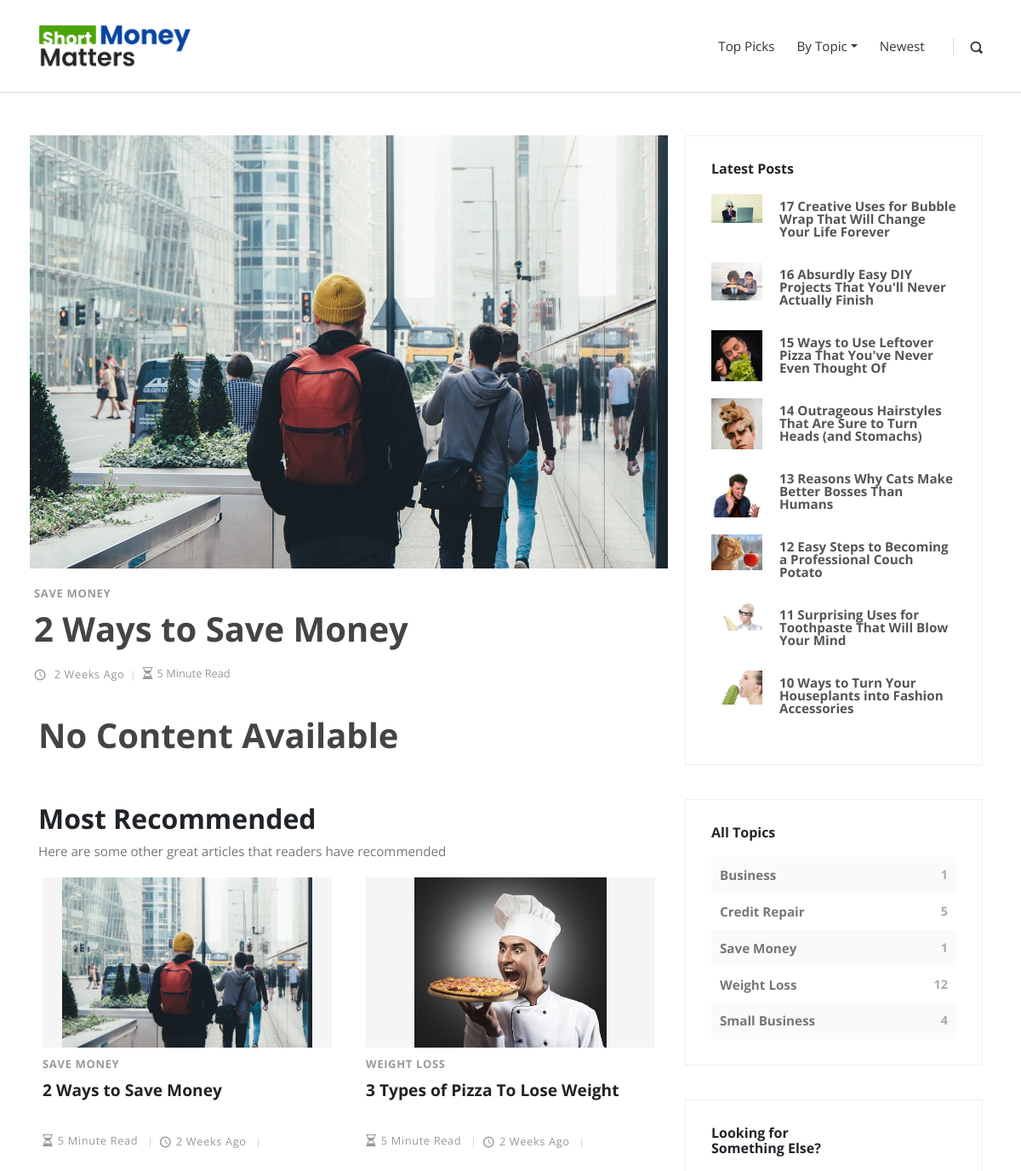
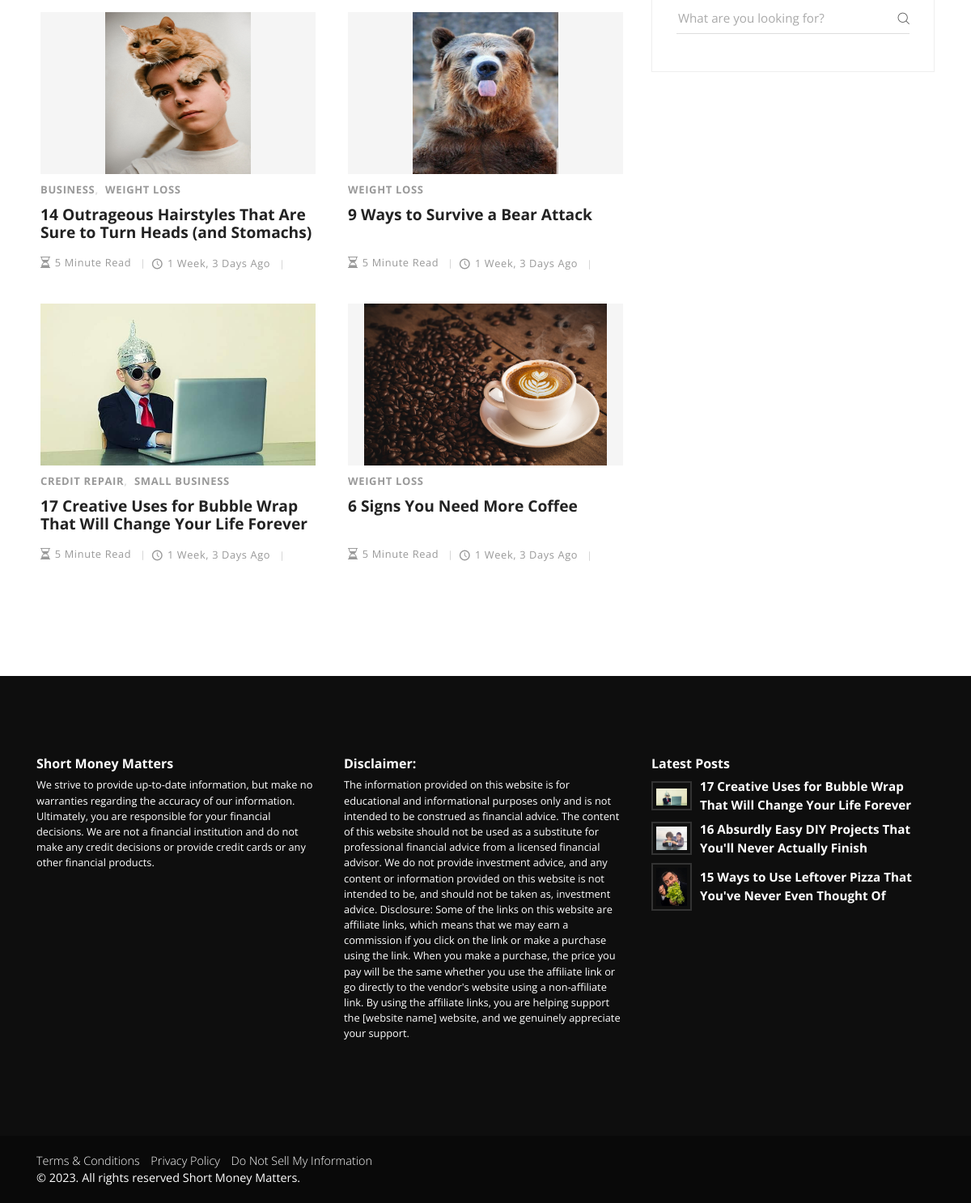
/post/2-ways-to-save-money, run on the app's committed database (2 pictures, top to bottom).
### posts/models.py (models this page shows, shortened)
class Post(models.Model):
    title = models.CharField(max_length=100)
    slug = models.SlugField(max_length=100, default="undefined")
    overview = models.TextField(default='')
    content = models.TextField(default="<h1>No Content Available</h1>")
    timestamp = models.DateTimeField(auto_now_add=True)
    read_length = models.IntegerField(default=5)
    comment_count = models.IntegerField(default=0)
    view_count = models.IntegerField(default=0)
    author = models.ForeignKey(Author, on_delete=models.CASCADE, blank=True, null=True)
    thumbnail = models.ImageField(default='static_in_env/img/blog-post-1.jpeg')
    categories = models.ManyToManyField(Category, related_name='categories')
    primary_category = models.ForeignKey(Category, on_delete=models.SET_NULL, blank=True, null=True, related_name='primary_category')
    featured = models.BooleanField(default=False)
    top_pick = models.BooleanField(default=False)
    recommended = models.BooleanField(default=False)
    previous_post = models.ForeignKey('self', related_name='previous', on_delete=models.SET_NULL, blank=True, null=True)
    next_post = models.ForeignKey('self', related_name='next', on_delete=models.SET_NULL, blank=True,
                                      null=True)

class Category(models.Model):
    title = models.CharField(max_length=20)
    slug = models.SlugField()
    def __str__(self):
        return self.title
    class Meta:
        verbose_name_plural = "Categories"

### posts/views.py (the view)
# urls.py: path('post/<slug>', post_by_slug, name='post-detail'),
def post_by_slug(request, slug):
    post = get_object_or_404(Post, slug=slug)
    post_category = post.primary_category
    all_similar_posts = Post.objects.filter(primary_category=post_category)
    if len(all_similar_posts) > 2:
        display_similar = True
        similar_sample = random.sample(list(all_similar_posts), 3)
    else:
        display_similar = False
        similar_sample = all_similar_posts
    context = {
        'post': post,
        'display_similar': display_similar,
        'similar': similar_sample,
    }
    context.update(boiler_plate_data())
    return render(request, 'post_detail_view.html', context)

### posts/views.py (called while the page is built)
def get_category_count():
    queryset = Post.objects.values('categories__title').annotate(Count('categories__title'))
    return queryset

def get_category_data():
    category_data = {}
    all_categories = Category.objects.all()
    for each in all_categories:
        cat_title = str(each.title)
        num_cat = len(Post.objects.filter(categories=each))
        inner_dict = {'category_id': each.id, 'category_slug': each.slug, 'category_count': num_cat}
        category_data[cat_title] = inner_dict
    return category_data

### templates/post_detail_view.html (shortened to what this page needs)
{% extends 'base.html' %}
{% load static %}
{% block content %}
    <div class="container">
      <div class="row">
        <main class="post blog-post col-lg-8">
          <div class="container" >
            <div class="row">
                <div class="post-single" style="padding: 0px 5px">
                  <div class="post-thumbnail"><img src="{{ post.thumbnail.url }}" alt="..." class="img-fluid"></div>
                  <div class="post-details" style="padding: 0px 5px">
                    <div class="post-meta d-flex justify-content-between">
                      <div class="category">
                        {% for cat in post.categories.all|slice:":2" %}
                            <a href="{% url 'post-list-by-topic' cat.slug %}">{{ cat }}</a>
                        {% endfor %}
                      </div>
                    </div>
                    <h1>{{ post.title }}</h1>
                    <div class="post-footer d-flex align-items-center flex-column flex-sm-row">
                      <div class="d-flex align-items-center flex-wrap">
                        <div class="date"><i class="icon-clock"></i> {{ post.timestamp|timesince }} ago</div>
                        <div class="comments meta-last"><i class="fa fa-hourglass-half"></i>{{ post.read_length }} Minute Read</div>
                      </div>
                    </div>
                    <div class="post-body" style="padding: 0px 5px">
                      {{ post.content | safe }}
                    </div>
                  </div>
                </div>
            </div>
            <div class="row">
                {% include 'main_recommended.html' %}
            </div>
          </div>
        </main>
        {% include 'sidebar.html' with most_recent=most_recent category_data=category_data %}
      </div>
    </div>
{% endblock content %}

### templates/base.html (shortened to what this page needs)
<!DOCTYPE html>
<html>
{% include "base_head.html" %}
<body>
    {% include 'base_header.html' %}
    {% block content %}
    {% endblock content %}
    {% include 'base_footer.html' %}
</body>
</html>

### templates/base_head.html (shortened to what this page needs)
{% load static %}
  <head>
    <link rel="stylesheet" href="{% static 'vendor/bootstrap/css/bootstrap.min.css' %}">
    <link rel="stylesheet" href="{% static 'vendor/font-awesome/css/font-awesome.min.css' %}">
    <link rel="stylesheet" href="{% static 'css/fontastic.css' %}">
    <link rel="stylesheet" href="{% static 'vendor/@fancyapps/fancybox/jquery.fancybox.min.css' %}">
    <link rel="stylesheet" href="{% static 'css/style.default.css' %}" id="theme-stylesheet">
    <link rel="stylesheet" href="{% static 'css/custom.css' %}">
    <link href='{% static "css/github.css" %}' rel="stylesheet">
  </head>

### templates/base_header.html (shortened to what this page needs)
   {% load static %}
<header class="header">
      <nav class="navbar navbar-expand-lg">
        <div class="container">
          <div class="navbar-header d-flex align-items-center justify-content-between">
              <a href="{% url 'newest' %}" class="navbar-brand">
                 <img src="{% static 'branding_assets/brand-logo.png' %}" height="52px" width="180px">
              </a>
          </div>
          <div id="navbarcollapse" class="collapse navbar-collapse">
            <ul class="navbar-nav ml-auto">
                {% if request.get_full_path == '/top-picks/'  %}
                  <li class="nav-item"><a href="/top-picks/" class="nav-link active ">Top Picks</a></li>
                {% else %}
                  <li class="nav-item"><a href="/top-picks/" class="nav-link ">Top Picks</a></li>
                {% endif %}
                <li class="nav-item dropdown">
                    <a class="nav-link dropdown-toggle" href="#" id="navbarDropdown" role="button" data-toggle="dropdown" aria-haspopup="true" aria-expanded="false">By Topic</a>
                </li>
                {% if request.get_full_path == '/newest/' %}
                  <li class="nav-item"><a href="{% url 'newest' %}" class="nav-link active ">Newest</a></li>
                {% else %}
                  <li class="nav-item"><a href="{% url 'newest' %}" class="nav-link ">Newest</a></li>
                {% endif %}
            </ul>
            <div class="navbar-text"><a href="#" class="search-btn"><i class="icon-search-1"></i></a></div>
          </div>
        </div>
      </nav>
    </header>

### templates/main_recommended.html
{% if recommended|length > 1 %}
      <div class="container" style="margin-top: 50px">
        <header>
          <h2>Most Recommended</h2>
          <p class="text-big">Here are some other great articles that readers have recommended</p>
        </header>
        <div class="row">
          {% for post in recommended %}
            {% include 'main_post_card.html' %}
          {% endfor %}
        </div>
      </div>
{% endif %}

### templates/main_post_card.html
<div class="post col-xl-6" style="margin-bottom: 40px; padding: 0px 0px 0px 20px">
    <div class="small-post-thumbnail" >
        <a href="{% url 'post-detail' post.slug %}" class="custom_thumbnail_link">
            <img src="{{ post.thumbnail.url }}" alt="..." class="img-fluid" >
        </a>
    </div>
    <div class="post-details" style="min-height: 110px">
      <div class="post-meta d-flex justify-content-between">
        <div class="category">
            {% for cat in post.categories.all|slice:":2" %}
                <a href="{% url 'post-list-by-topic' cat.slug %}">{{ cat }}</a>
            {% endfor %}
        </div>
      </div>
      <a href="{% url 'post-detail' post.slug %}">
        <h5 class="custom-post-title" style="padding-right: 10px; margin-bottom: 0px; font-size: 1.2rem; line-height: 1.35rem">{{ post.title }}</h5>
      </a>
      <footer class="post-footer d-flex align-items-center" style="bottom: 0; position: absolute; padding-top: 0px;  " >
        <div class="date">
            <i class="fa fa-hourglass-half"></i>{{ post.read_length }} Minute Read
        </div>
        <div class="date">
            <i class="icon-clock"></i>{{ post.timestamp|timesince }} ago
        </div>
      </footer>
    </div>
</div>

### templates/sidebar.html
<aside class="col-lg-4">
{% include 'side_latest.html'  %}
{% include 'side_categories.html'  %}
{% include 'side_search.html'  %}
</aside>

### templates/side_latest.html (shortened to what this page needs)
    <div class="widget latest-posts">
    <header>
        <h3 class="h6">Latest Posts</h3>
    </header>
    <div class="blog-posts">
        {% for post in most_recent %}
        <a href="{% url 'post-detail' post.slug %}">
            <div class="item d-flex align-items-center">
            <div class="image"><img src="{{ post.thumbnail.url }}" alt="..." class="img-fluid"></div>
            <div class="title"><strong>{{ post.title }}</strong>
            </div>
            </div>
        </a>
        {% endfor %}
    </div>
    </div>

### templates/side_categories.html
<div class="widget categories">
    <header>
        <h3 class="h6">All Topics</h3>
    </header>
    {% for category_name, category_data in category_data.items %}
        <div class="item d-flex justify-content-between">
            <a href="{% url 'post-list-by-topic' category_data.category_slug %}">{{ category_name }}</a>
            <span>{{ category_data.category_count }}</span>
        </div>
    {% endfor %}
</div>

### templates/side_search.html
    <div class="widget search">
    <header>
        <h3 class="h6">Looking for<br>Something Else?</h3>
    </header>
    <form action="{% url 'search' %}" class="search-form">
        <div class="form-group">
        <input type="text" name="q" placeholder="What are you looking for?">
        <button type="submit" class="submit"><i class="icon-search"></i></button>
        </div>
    </form>
    </div>

### templates/base_footer.html (shortened to what this page needs)
{% load static %}
<footer class="main-footer">
      <div class="container">
        <div class="row">
          <div class="col-md-4">
              <h6 class="text-white">{{ branding_data.brand_title }}</h6>
              <p style="font-size: 0.8rem">{{ branding_data.brand_disclaimer_1 }}</p>
          </div>
          <div class="col-md-4">
              <h6 class="text-white">Disclaimer:</h6>
            <p style="font-size: 0.8rem">{{ branding_data.brand_disclaimer_2 }}</p>
          </div>
          <div class="col-md-4">
            <div class="latest-posts">
                <header>
                    <h3 class="h6">Latest Posts</h3>
                </header>
                <div class="blog-posts">
                    {% for post in most_recent|slice:3 %}
                    <a href="{% url 'post-detail' post.slug %}">
                        <div class="item d-flex align-items-center">
                        <div class="image"><img src="{{ post.thumbnail.url }}" alt="..." class="img-fluid"></div>
                        <div class="title"><strong>{{ post.title }}</strong>
                        </div>
                        </div>
                    </a>
                    {% endfor %}
                </div>
            </div>
          </div>
        </div>
        </div>
    <div class="copyrights">
        <div class="container">
          <div class="row">
            <div class="col-md-6">
                    <a href="#" style="padding-right: 10px">Terms & Conditions</a>
                    <a href="#" style="padding-right: 10px">Privacy Policy</a>
                    <a href="#">Do Not Sell My Information</a>
            </div>
            <div class="col-md-6 text-right">
            </div>
          </div>
            <div class="row">
            <div class="col-md-6">
              <p>&copy; 2023. All rights reserved {{ branding_data.brand_title }}.</p>
            </div>
            <div class="col-md-6 text-right">
            </div>
          </div>
        </div>
      </div>
    </footer>

### templates/base_scripts.html (shortened to what this page needs)
{% load static %}

### static_in_env/css/custom.css (style rules this page uses)
.small-post-thumbnail img { max-width: 340px; width: auto; min-width: 180px ; padding: 0px 0px ; height: 200px; }
.small-post-thumbnail { display: flex; text-align: center; align-items: center; width: 340px; height: 200px; padding: 0px 0px; justify-content: center; background-color: rgb(245, 245, 245) }
.custom-post-title { color: #222222; font-size: 1.25rem; line-height: 0.75rem ; }

### data on the page
Post: thumbnail (picture), title "2 Ways to Save Money", timestamp "2 Weeks", read_length "5", content "No Content Available"
Category: title "SAVE MONEY", category_data "Save Money"
Post: thumbnail (picture), title "3 Types of Pizza To Lose Weight", read_length "5", timestamp "2 Weeks"
Category: title "WEIGHT LOSS", category_data "Weight Loss"
Post: thumbnail (picture), title "14 Outrageous Hairstyles That Are Sure to Turn Heads (and Stomachs)", read_length "5", timestamp "1 Week, 3 Days"
Category: title "BUSINESS", category_data "Business"
Post: thumbnail (picture), title "9 Ways to Survive a Bear Attack", read_length "5", timestamp "1 Week, 3 Days"
Post: thumbnail (picture), title "17 Creative Uses for Bubble Wrap That Will Change Your Life Forever", read_length "5", timestamp "1 Week, 3 Days"
Category: title "CREDIT REPAIR", category_data "Credit Repair"
Category: title "SMALL BUSINESS", category_data "Small Business"
Post: thumbnail (picture), title "6 Signs You Need More Coffee", read_length "5", timestamp "1 Week, 3 Days"
Post: thumbnail (picture), title "16 Absurdly Easy DIY Projects That You'll Never Actually Finish"
Post: thumbnail (picture), title "15 Ways to Use Leftover Pizza That You've Never Even Thought Of"
Post: thumbnail (picture), title "13 Reasons Why Cats Make Better Bosses Than Humans"
Post: thumbnail (picture), title "12 Easy Steps to Becoming a Professional Couch Potato"
Post: thumbnail (picture), title "11 Surprising Uses for Toothpaste That Will Blow Your Mind"
Post: thumbnail (picture), title "10 Ways to Turn Your Houseplants into Fashion Accessories"

### other printed values
{{ category_data.category_count }} "1" "5" "1" "12" "4"
{{ branding_data.brand_title }} "Short Money Matters"
